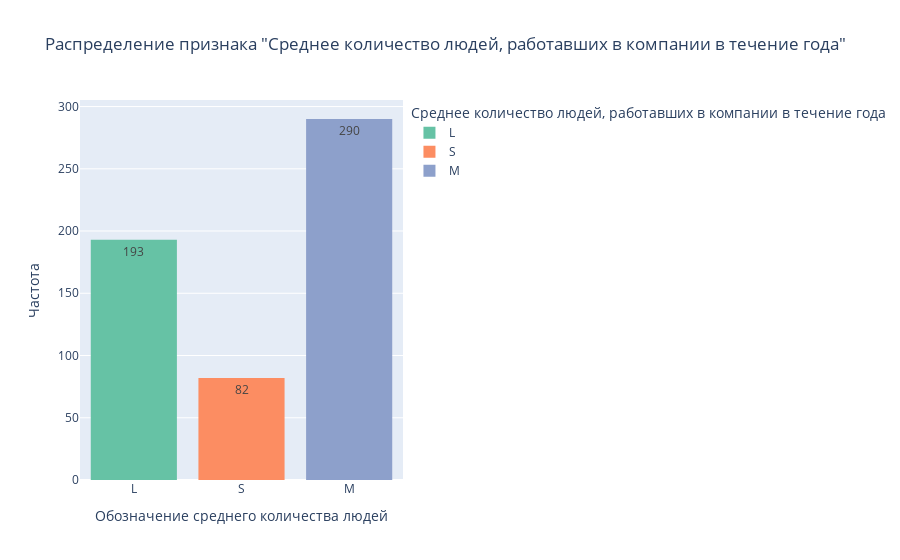

The notebook cell this image was saved under:
### Markdown cell above
* Распределение признака "Среднее количество людей, работавших в компании в течение года" (категориальный признак)

### Code cell
# Построим гистограмму распределения среднего количества людей, которые работали в компании в течение года:

fig = px.histogram(data, x = 'company_size', title = 'Распределение признака "Среднее количество людей, работавших в компании в течение года"', 
                   labels = {'company_size': 'Среднее количество людей, работавших в компании в течение года'}, text_auto = True, color = 'company_size',
                   color_discrete_sequence = px.colors.qualitative.Set2)
fig.update_layout(xaxis_title_text = 'Обозначение среднего количества людей', yaxis_title_text = 'Частота')
fig.show()

### Figure 1 — Plotly figure (JSON) as saved in the notebook; plotly's stock layout.template omitted (floating-point values rounded to 4 significant figures; data arrays with more than 128 entries replaced by an {"elided": "..."} marker saying what was removed)
{"data": [{"alignmentgroup": "True", "bingroup": "x", "hovertemplate": "Среднее количество людей, работавших в компании в течение года=%{x}<br>count=%{y}<extra></extra>", "legendgroup": "L", "marker": {"color": "rgb(102,194,165)", "pattern": {"shape": ""}}, "name": "L", "offsetgroup": "L", "orientation": "v", "showlegend": true, "texttemplate": "%{value}", "type": "histogram", "x": {"elided": "193 str values"}, "xaxis": "x", "yaxis": "y"}, {"alignmentgroup": "True", "bingroup": "x", "hovertemplate": "Среднее количество людей, работавших в компании в течение года=%{x}<br>count=%{y}<extra></extra>", "legendgroup": "S", "marker": {"color": "rgb(252,141,98)", "pattern": {"shape": ""}}, "name": "S", "offsetgroup": "S", "orientation": "v", "showlegend": true, "texttemplate": "%{value}", "type": "histogram", "x": ["S", "S", "S", "S", "S", "S", "S", "S", "S", "S", "S", "S", "S", "S", "S", "S", "S", "S", "S", "S", "S", "S", "S", "S", "S", "S", "S", "S", "S", "S", "S", "S", "S", "S", "S", "S", "S", "S", "S", "S", "S", "S", "S", "S", "S", "S", "S", "S", "S", "S", "S", "S", "S", "S", "S", "S", "S", "S", "S", "S", "S", "S", "S", "S", "S", "S", "S", "S", "S", "S", "S", "S", "S", "S", "S", "S", "S", "S", "S", "S", "S", "S"], "xaxis": "x", "yaxis": "y"}, {"alignmentgroup": "True", "bingroup": "x", "hovertemplate": "Среднее количество людей, работавших в компании в течение года=%{x}<br>count=%{y}<extra></extra>", "legendgroup": "M", "marker": {"color": "rgb(141,160,203)", "pattern": {"shape": ""}}, "name": "M", "offsetgroup": "M", "orientation": "v", "showlegend": true, "texttemplate": "%{value}", "type": "histogram", "x": {"elided": "290 str values"}, "xaxis": "x", "yaxis": "y"}], "layout": {"barmode": "relative", "legend": {"title": {"text": "Среднее количество людей, работавших в компании в течение года"}, "tracegroupgap": 0}, "title": {"text": "Распределение признака \"Среднее количество людей, работавших в компании в течение года\""}, "xaxis": {"anchor": "y", "categoryarray": ["L", "S", "M"], "categoryorder": "array", "domain": [0, 1], "title": {"text": "Обозначение среднего количества людей"}}, "yaxis": {"anchor": "x", "domain": [0, 1], "title": {"text": "Частота"}}}}
